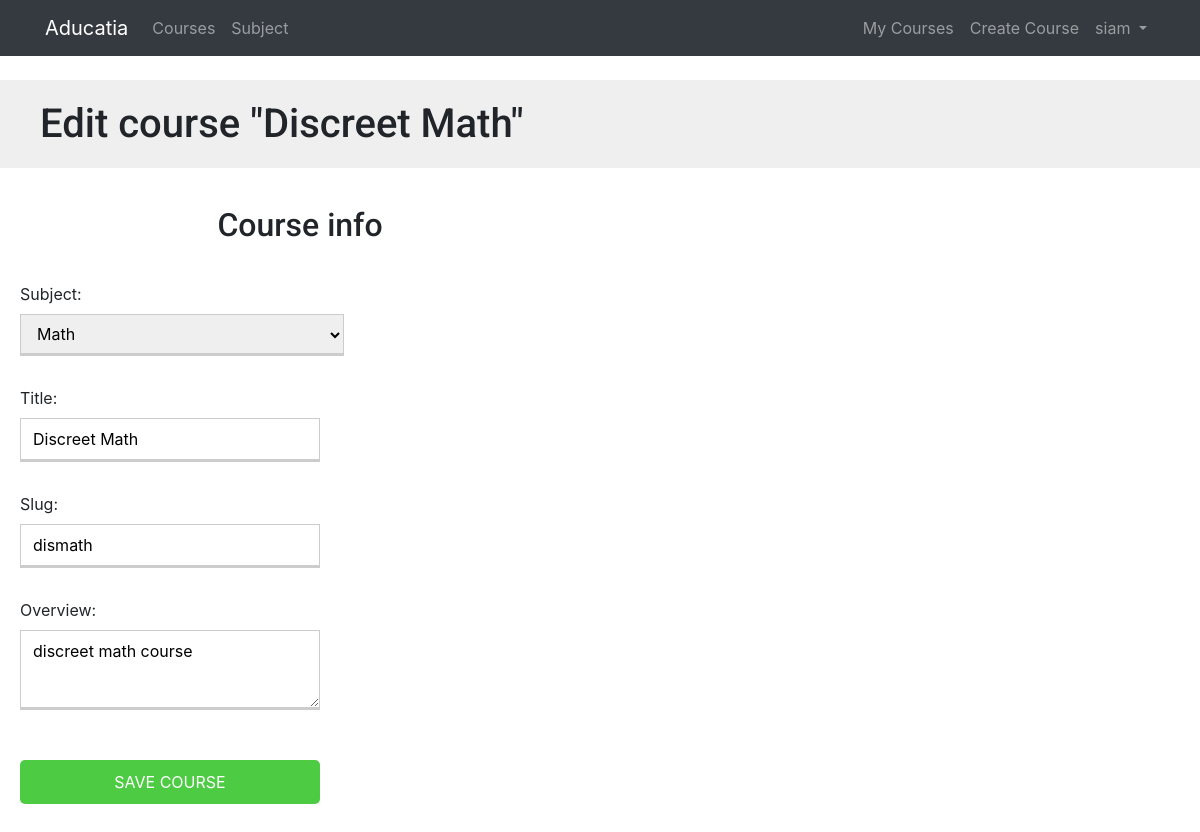
/course/2/edit/ (signed in), run on the app's committed database.
### courses/models.py (models this page shows, shortened)
class Course(models.Model):
    owner = models.ForeignKey(User,
                    related_name='courses_created',
                    on_delete=models.CASCADE)
    subject = models.ForeignKey(Subject, related_name='courses',
                        on_delete=models.CASCADE)
    title = models.CharField(max_length=200)
    slug = models.SlugField(max_length=200, unique=True)
    overview = models.TextField()
    created = models.DateTimeField(auto_now_add=True)
    students = models.ManyToManyField(User,
                                      related_name='courses_joined',
                                      blank=True)
    class Meta:
        ordering = ['-created']

class Subject(models.Model):
    title = models.CharField(max_length=200)
    slug = models.SlugField(max_length=200, unique=True)
    class Meta:
        ordering = ['title']
    def __str__(self):
        return self.title

### courses/views.py (the view)
class CourseUpdateView(PermissionRequiredMixin,
                        OwnerCourseEditMixin, UpdateView):
    permission_required = 'courses.change_course'

### courses/templatetags/course.py (called while the page is built)
@register.filter(name='has_group')
def has_group(user, group_name):
    group = Group.objects.get(name=group_name)
    return True if group in user.groups.all() else False

### templates/courses/manage/course/form.html (shortened to what this page needs)
{% extends "base.html" %}
{% block content %}
  <h1>
    {% if object %}
      Edit course "{{ object.title }}"
    {% else %}
      Create a new course
    {% endif %}
  </h1>
  <div class="module">
    <h2>Course info</h2>
    <form action="." method="post">
      {{ form.as_p }}
      <p><input type="submit" value="Save course"></p>
    </form>
  </div>
{% endblock %}

### templates/base/navbar.html (shortened to what this page needs)
{% load course %}
{% url 'course_list' as course_list %}
{% url 'home' as home_url %}
{% url 'sub_list' as subject_url %}
{% url 'manage_course_list' as mine %}
{% url 'student_course_list' as std %}
{% url 'course_create' as create_url %}
<div  class="navbar navbar-expand-md navbar-dark bg-dark mb-4">
  <div class="container">
    <a href="{{ home_url }}" class=" navbar-brand">Aducatia</a>
<div class="collapse navbar-collapse" id="navbarSupportedContent">
     <ul class="navbar-nav mr-auto">
       <li class="nav-item {% if request.path == course_list %}active{% endif %}">
         <a class="nav-link" href="{{ course_list }}">Courses <span class="sr-only">(current)</span></a>
       </li>
       <li class="nav-item {% if request.path == subject_url %}active{% endif %}">
         <a class="nav-link" href="{{ subject_url }}">Subject</a>
       </li>
     </ul>
 </div>
 <div class="collapse navbar-collapse" id="navbarCollapse">
     {% if user.is_authenticated %}
       <ul class="navbar-nav ml-auto">
        {% if request.user|has_group:"Instructors" %}
         <li class="nav-item {% if request.path == mine %}active{% endif %}">
           <a class="nav-link" href="{{mine}}">My Courses</a>
         </li>
         <li class="nav-item {% if request.path == create_url %}active{% endif %}">
           <a class="nav-link" href="{{create_url}}">Create Course</a>
         </li>
         {% else %}
         <li class="nav-item {% if request.path == std %}active{% endif %}">
           <a class="nav-link" href="{{std}}">Enrolled Courses</a>
         </li>
         {% endif %}
           <li class="nav-item">
             <a class="nav-link dropdown-toggle" href="#" id="userMenu"
               data-toggle="dropdown" aria-haspopup="true"
               aria-expanded="false">
               {{ user.username }}
             </a>
           </li>
         </ul>
       {% endif %}
     </div>
  </div>
</div>

### static/css/slider.css (style rules this page uses)
h2 { text-align:center; padding: 20px; }

### static/css/base.css (style rules this page uses)
body { margin:0; font-family:'Roboto', sans-serif; font-weight:400; color:#333; }
a { color:#3fad37; text-decoration:none; }
ul { float:left; }
h1, h2, h3, h4, h5, h6 { font-family:'Roboto', sans-serif; font-weight:300; }
h1 { background:#efefef; width:100%; overflow:auto; padding:20px 0 20px 40px; margin:0; }
.module { padding:10px 20px; float:left; width:600px; }
.module p { margin:10px 0 20px; width:100%; float:left; }
form p { overflow:auto; }
label { float:left; clear:both; margin:0 0 8px 0; }
input, select, textarea { border:1px solid #ccc; border-bottom:3px solid #ccc; padding:8px 12px; font-size:16px; font-family:'Roboto', sans-serif; float:left; clear:both; width:300px; }
textarea { height:80px; }
select { width:324px; }
input[type=submit], a.button { border-radius:5px; background:#4dcc43; color:#fff; font-size:16px; text-transform:uppercase; border:none; padding:10px 20px; margin:20px 0; }

### data on the page
Course: title "Discreet Math", subject "Math", slug "dismath", overview "discreet math course"
Subject: title "Discreet Math"

### other printed values
{{ user.username }} "siam"
